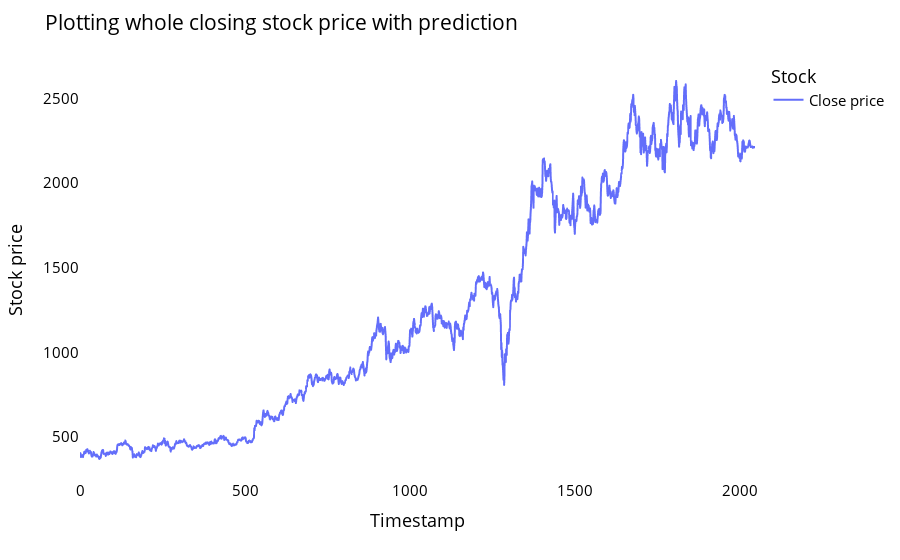

The notebook cell this image was saved under:
### Markdown cell above
### Plotting whole closing stock price with prediction

### Code cell
rfdf=closedf.tolist()
rfdf.extend((np.array(lst_output).reshape(-1,1)).tolist())
rfdf=scaler.inverse_transform(rfdf).reshape(1,-1).tolist()[0]

names = cycle(['Close price'])

fig = px.line(rfdf,labels={'value': 'Stock price','index': 'Timestamp'})
fig.update_layout(title_text='Plotting whole closing stock price with prediction',
                  plot_bgcolor='white', font_size=15, font_color='black',legend_title_text='Stock')
fig.for_each_trace(lambda t:  t.update(name = next(names)))

fig.update_xaxes(showgrid=False)
fig.update_yaxes(showgrid=False)
fig.show()

### Figure 1 — Plotly figure (JSON) as saved in the notebook; plotly's stock layout.template omitted (floating-point values rounded to 4 significant figures; data arrays with more than 128 entries replaced by an {"elided": "..."} marker saying what was removed)
{"data": [{"hovertemplate": "variable=0<br>Timestamp=%{x}<br>Stock price=%{y}<extra></extra>", "legendgroup": "0", "line": {"color": "#636efa", "dash": "solid"}, "marker": {"symbol": "circle"}, "mode": "lines", "name": "Close price", "showlegend": true, "type": "scattergl", "x": {"elided": "2046 int values"}, "xaxis": "x", "y": {"elided": "2046 float values"}, "yaxis": "y"}], "layout": {"font": {"color": "black", "size": 15}, "legend": {"title": {"text": "Stock"}, "tracegroupgap": 0}, "margin": {"t": 60}, "plot_bgcolor": "white", "title": {"text": "Plotting whole closing stock price with prediction"}, "xaxis": {"anchor": "y", "domain": [0, 1], "showgrid": false, "title": {"text": "Timestamp"}}, "yaxis": {"anchor": "x", "domain": [0, 1], "showgrid": false, "title": {"text": "Stock price"}}}}
